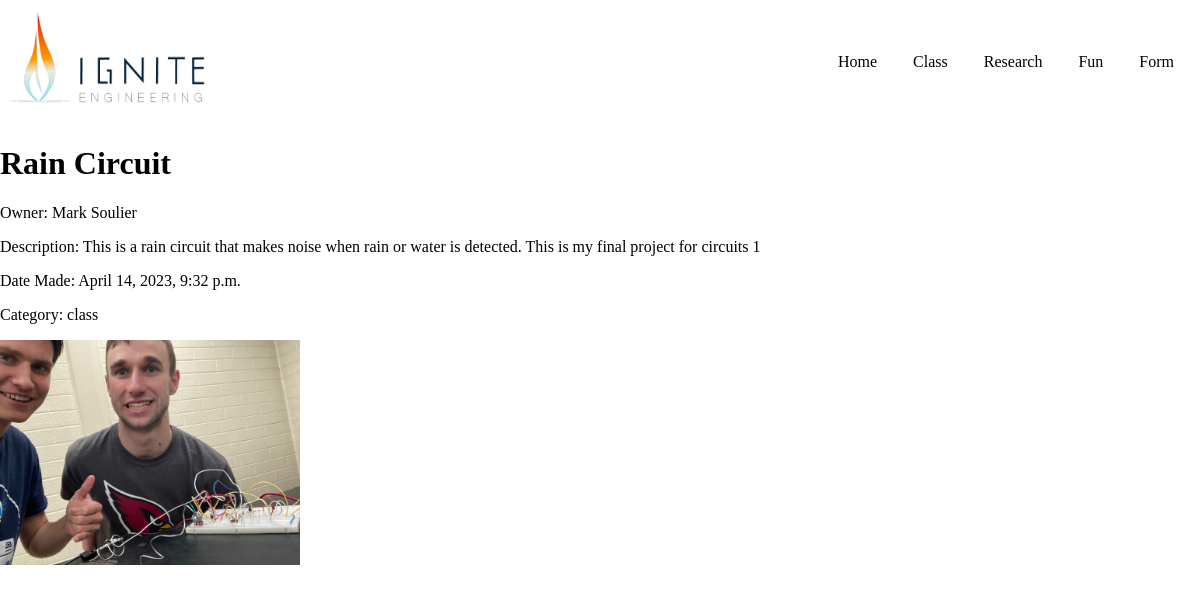
/project/1/, run on the app's committed database.
### gallery/models.py (models this page shows, shortened)
class Project(models.Model):
    name = models.CharField(max_length=200)
    owner = models.CharField(max_length=200)
    description = models.CharField(max_length=400)
    date_made = models.DateTimeField("date project made")
    category = models.CharField(max_length=200)
    image = models.ImageField(upload_to="images/")
    submitted_date = models.DateTimeField("date submited",default=timezone.now)
    approved = models.BooleanField(default=False)

### gallery/views.py (the view)
# urls.py: path("project/<int:project_id>/", views.project_view, name="project_view"),
def project_view(request, project_id):
    project = get_object_or_404(Project, pk=project_id)
    context = {"project": project}
    return render(request, "gallery/project_view.html", context)

### gallery/templates/gallery/project_view.html
{% extends "gallery/base.html" %}
{% block content %}
    <h1>{{ project.name }}</h1>
    <p>Owner: {{ project.owner }}</p>
    <p>Description: {{ project.description }}</p>
    <p>Date Made: {{ project.date_made }}</p>
    <p>Category: {{ project.category }}</p>
    {% if project.image %}
        <img src="{{ project.image.url }}" alt="{{ project.name }} Image" style="max-width: 300px;">
    {% endif %}
{% endblock %}

### gallery/templates/gallery/base.html (style rules this page uses)
body { margin: 0; padding: 0; background-color: #ffffff; }

### data on the page
Project: name "Rain Circuit", owner "Mark Soulier", description "This is a rain circuit that makes noise when rain or water is detected. This is my final project for circuits 1", date_made "April 14, 2023, 9:32 p.m.", category "class", image (picture)
